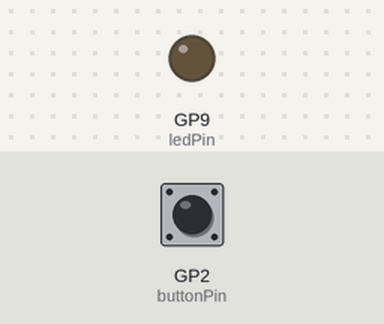
Bench run of a sketch on a simulated Raspberry Pi Pico. On the bench: output pins drawn as LEDs (lit = HIGH). The inputs (shaded band) are chosen by the test bench; at power-on: GP2 (buttonPin) LOW.

Above: at 1.4 s.
1.5 s: GP2 (buttonPin) pulled HIGH for 0.15 s
At 2.15 s:
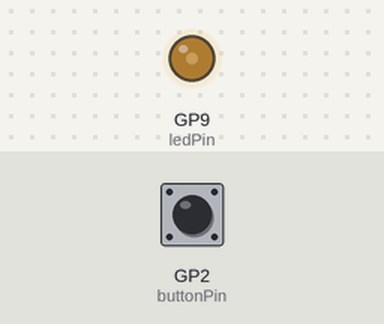
At 3.8 s:
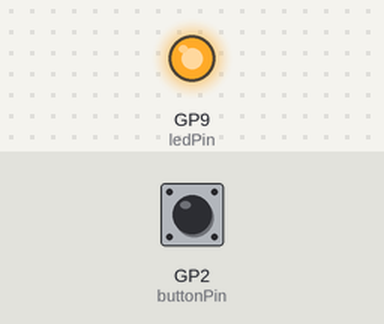
4.5 s: GP2 (buttonPin) pulled HIGH for 1 s
At 6.0 s:
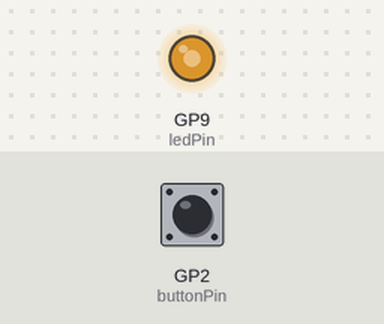
8.5 s: GP2 (buttonPin) pulled HIGH for 3.2 s
Timing chart, 0 to 14.7 s (numbered marks = the images above; inputs shaded):
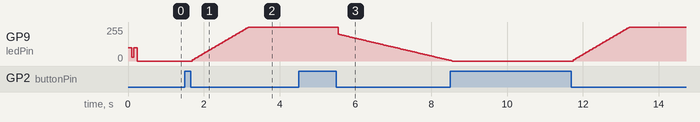

Measured:
- after the input at 1.5 s, GP9 (ledPin): moves from 0/255 to 255/255 over 1.5 s, starting after 0.20 s
- after the input at 4.5 s, GP9 (ledPin): moves from 255/255 to 4/255 over 2.9 s, starting after 1.1 s

The sketch:

BakingOvenLightController.ino
```cpp
#include <CapacitiveSensor.h>

// constants won't change. They're used here to
// set pin numbers:
const int buttonPin = 2;    // the number of the pushbutton pin
const int ledPin = 9;      // the number of the LED pin

// Variables will change:
int ledState = LOW;         // the current state of the output pin
int buttonState;             // the current reading from the input pin
int lastButtonState = LOW;   // the previous reading from the input pin
bool isChanged = false;

// the following variables are long's because the time, measured in miliseconds,
// will quickly become a bigger number than can be stored in an int.
long lastDebounceTime = 0;  // the last time the output pin was toggled
long debounceDelay = 50;    // the debounce time; increase if the output flickers

CapacitiveSensor   cs_4_2 = CapacitiveSensor(4,2);        // 10M resistor between pins 4 & 2, pin 2 is sensor pin, add a wire and or foil if desired


void setup() {
  pinMode(buttonPin, INPUT);
  pinMode(ledPin, OUTPUT);

  blinkLeds();
}

void blinkLeds() {
  analogWrite(ledPin, 100);
  delay(100);
  analogWrite(ledPin, 30);
  delay(50);
  analogWrite(ledPin, 100);
  delay(100);
  analogWrite(ledPin, 0);
}
void loop(){

}
void loop1() {
  // read the state of the switch into a local variable:
  int reading = digitalRead(buttonPin);

  // check to see if you just pressed the button
  // (i.e. the input went from LOW to HIGH),  and you've waited
  // long enough since the last press to ignore any noise:

  // If the switch changed, due to noise or pressing:
  if (reading != lastButtonState) {
    // reset the debouncing timer
    lastDebounceTime = millis();
  }

  if ((millis() - lastDebounceTime) > debounceDelay) {
    // whatever the reading is at, it's been there for longer
    // than the debounce delay, so take it as the actual current state:

    // if the button state has changed:
    if (reading != buttonState) {
      buttonState = reading;

      // only toggle the LED if the new button state is LOW
      if (buttonState == LOW) {
        ledState = !ledState;
        isChanged = true;
      }
    }
  }

  // set the LED:
  if (isChanged && ledState == HIGH) {
    for (int fadeValue = 10 ; fadeValue <= 255; fadeValue += 5) {
      // sets the value (range from 0 to 255):
      analogWrite(ledPin, fadeValue);
      // wait for 30 milliseconds to see the dimming effect
      delay(30);
    }
    isChanged = false;
  } else if(isChanged && ledState == LOW) {
    // fade out from max to min in increments of 5 points:
    for (int fadeValue = 200 ; fadeValue >= 0; fadeValue -= 2) {
      // sets the value (range from 0 to 255):
      analogWrite(ledPin, fadeValue);
      // wait for 30 milliseconds to see the dimming effect
      delay(30);
    }
    isChanged = false;
  }
  //digitalWrite(ledPin, ledState);

  // save the reading.  Next time through the loop,
  // it'll be the lastButtonState:
  lastButtonState = reading;
}
```
